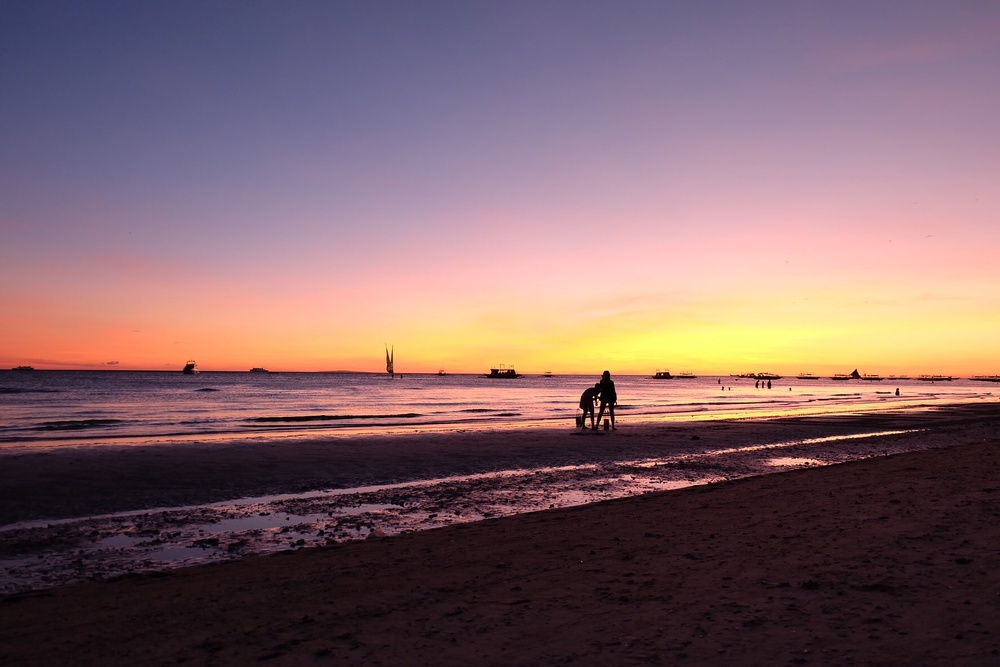
#> input picture Assessment - 2/lilac.jpg, 1000 x 667 px, shrunk from 1776 x 1184 before the run, found by its file name
$ jupyter execute 'Image Filtering using Convolution and entropy.ipynb'
#> lines starting #> are read from the running program, lines starting #| are printed output that depends on the picture
### 20MAI0077 - Vivek Dadhich

### Github link - https://github.com/vivek20dadhich/CSE6037-Deep-Learning-and-its-Applications-Lab-Assignments

### Image Filtering using Convolution and entropy
<br></br>

[cell 1]
#importing packages

import cv2
import numpy as np
import matplotlib.pyplot as plt

[cell 2]
#loading image

img = cv2.imread('C:/Users/Vivek/Pictures/lilac.jpg')
#> img is the input picture: shape (667, 1000, 3); mean B, G, R 103.7, 98.9, 126.9
img = cv2.cvtColor(img, cv2.COLOR_BGR2RGB)
fig, ax = plt.subplots(1, figsize=(8,6))
plt.imshow(img)

### entropy of original image

[cell 3]
import numpy as np
marg = np.histogramdd(np.ravel(img), bins = 256)[0]/img.size
#> marg = 256 values, max 0.0287 at index 255, min 0.000579 at index 1, mean 0.00391
marg = list(filter(lambda p: p > 0, np.ravel(marg)))
entropy = -np.sum(np.multiply(marg, np.log2(marg)))
#> entropy = 7.64
entropy
#> Out = 7.64

<br></br>

## 1. filter size (3**3)

[cell 4]
kernel_3 = np.ones((3, 3), np.float32)
kernel_3

[cell 5]
img_3 = cv2.filter2D(img, -1, kernel_3)
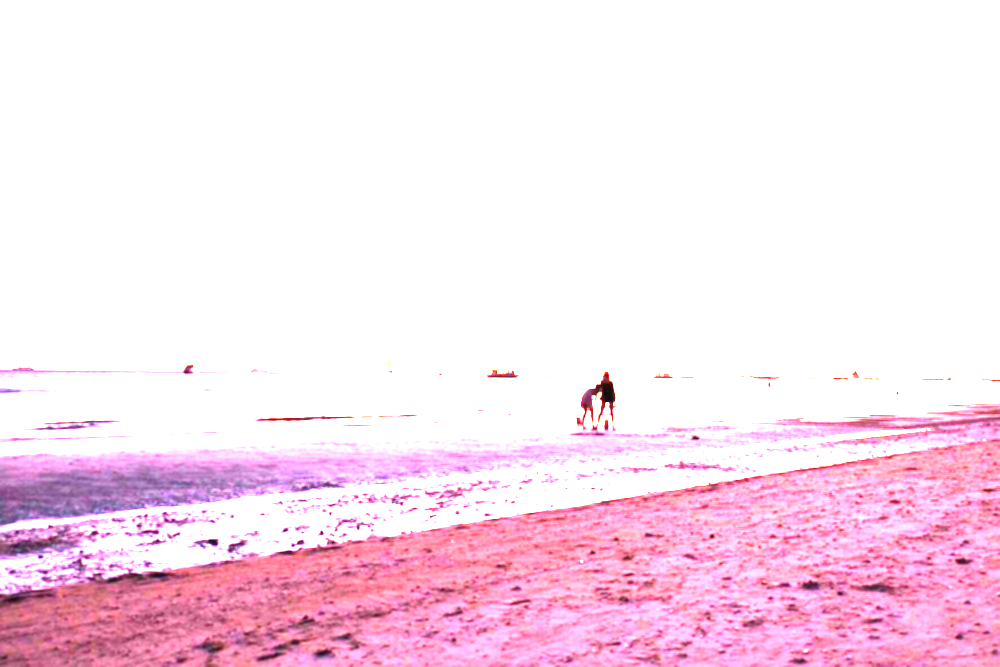
#> img_3: shape (667, 1000, 3); mean R, G, B 250.6, 225.1, 238.9
fig, ax = plt.subplots(1, figsize=(8,6))
plt.imshow(img_3)

### entropy of filtered image by 3*3 filter having stride = 1 and NO zero-padding

[cell 6]
marg = np.histogramdd(np.ravel(img_3), bins = 256)[0]/img_3.size
#> marg = 256 values, max 0.788 at index 255, min 5e-07 at index 0, mean 0.00391
marg = list(filter(lambda p: p > 0, np.ravel(marg)))
entropy_3 = -np.sum(np.multiply(marg, np.log2(marg)))
#> entropy_3 = 2.32
entropy_3
#> Out = 2.32

<br></br>

## filter size 5*5

[cell 7]
kernel_5 = np.ones((5, 5), np.float32)
kernel_5

[cell 8]
img_5 = cv2.filter2D(img, -1, kernel_5)
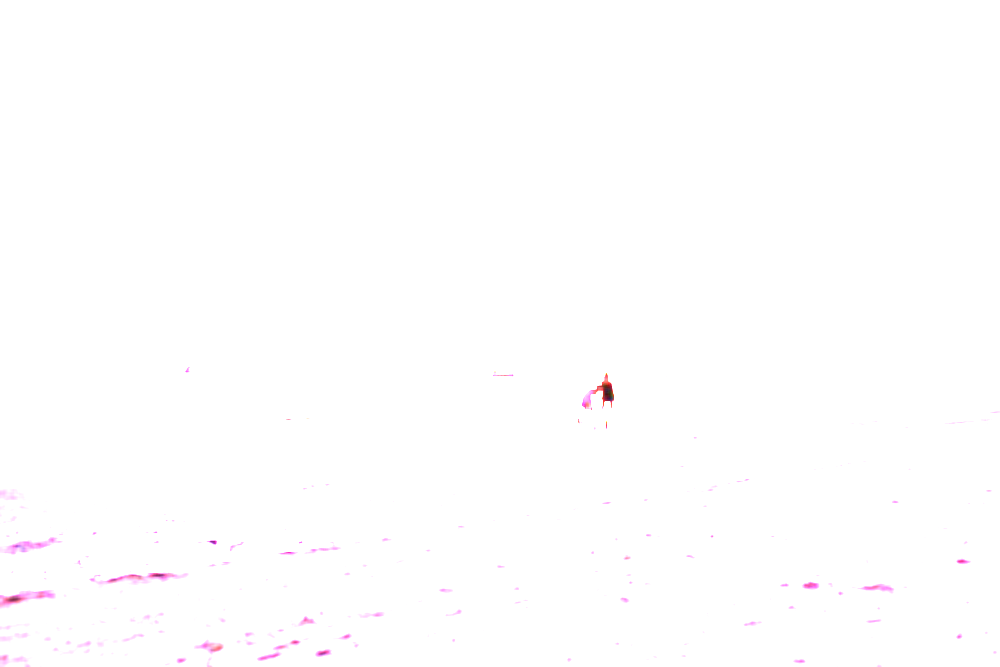
#> img_5: shape (667, 1000, 3); mean R, G, B 254.9, 254.4, 254.8
fig, ax = plt.subplots(1, figsize=(8,6))
plt.imshow(img_5)

### entropy of filtered image by 5*5 filter having stride = 1 and NO zero-padding

[cell 9]
marg = np.histogramdd(np.ravel(img_5), bins = 256)[0]/img_5.size
#> marg = 256 values, max 0.995 at index 255, min 0 at index 5, mean 0.00391
marg = list(filter(lambda p: p > 0, np.ravel(marg)))
#> marg = 239 values, max 0.995 at index 238, min 5e-07 at index 0, mean 0.00418
entropy_5 = -np.sum(np.multiply(marg, np.log2(marg)))
#> entropy_5 = 0.0796
entropy_5
#> Out = 0.0796

<br></br>

## 2. filter size 3*3 and stride = 2

[cell 10]
img_gray = cv2.cvtColor(img, cv2.COLOR_BGR2GRAY)
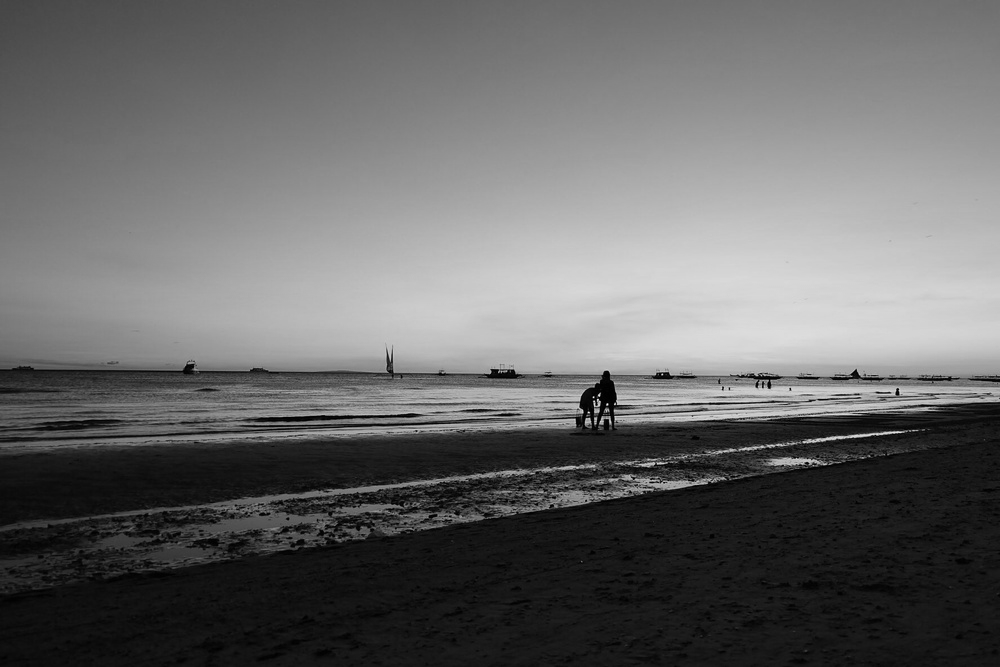
#> img_gray: shape (667, 1000); min 0, max 246, mean 103.5
output_3_stride2 = np.zeros_like(img)

def convolve_stride(image, kernel, strides=2):
    # Cross Correlation
#> called with kernel = array of shape (3, 3), strides = 2
    kernel = np.flipud(np.fliplr(kernel))

    # Gather Shapes of Kernel + Image
    xKernShape = kernel.shape[0]
    yKernShape = kernel.shape[1]
    xImgShape = image.shape[0]
#> xImgShape = 667
    yImgShape = image.shape[0]
#> yImgShape = 667

    # Shape of Output Convolution
    xOutput = int(((xImgShape - xKernShape + 2) / strides) + 1)
#> xOutput = 334
    yOutput = int(((yImgShape - yKernShape + 2) / strides) + 1)
#> yOutput = 334
    output_3_stride2 = np.zeros((xOutput, yOutput))

 # Iterate through image
    for y in range(image.shape[1]):
        # Exit Convolution
        if y > image.shape[1] - yKernShape:
            break
        # Only Convolve if y has gone down by the specified Strides
        if y % strides == 0:
            for x in range(image.shape[0]):
                # Go to next row once kernel is out of bounds
                if x > image.shape[0] - xKernShape:
                    break
                try:
                    # Only Convolve if x has moved by the specified Strides
                    if x % strides == 0:
                        output_3_stride2[x, y] = (kernel * img[x: x + xKernShape, y: y + yKernShape]).sum()
                except:
                    break
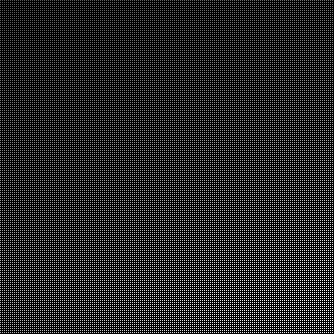
#> output_3_stride2: shape (334, 334) float64; min 0, max 5463, mean 870.9; drawn with min black and max white
    return output_3_stride2

if __name__ == '__main__':
    # Grayscale Image
    image = img

    # Edge Detection Kernel
    kernel = kernel_3

    # Convolve and Save Output
    output_3_stride2 = convolve_stride(image, kernel)
    fig, ax = plt.subplots(1)
    plt.imshow(output_3_stride2)

### entropy of filtered image by 3*3 filter having stride = 2 and NO zero-padding

[cell 11]
marg = np.histogramdd(np.ravel(output_3_stride2), bins = 256)[0]/output_3_stride2.size
#> marg = 256 values, max 0.75 at index 0, min 0 at index 1, mean 0.00391
marg = list(filter(lambda p: p > 0, np.ravel(marg)))
#> marg = 169 values, max 0.75 at index 0, min 0.000143 at index 1, mean 0.00592
entropy_3_stride = -np.sum(np.multiply(marg, np.log2(marg)))
#> entropy_3_stride = 2.63
entropy_3_stride
#> Out = 2.63

<br></br>

## filter size 5*5 and stride = 2

[cell 12]
img_gray = cv2.cvtColor(img, cv2.COLOR_BGR2GRAY)
output_5_stride2 = np.zeros_like(img)

def convolve_stride(image, kernel, strides=2):
    # Cross Correlation
#> called with kernel = array of shape (5, 5), strides = 2
    kernel = np.flipud(np.fliplr(kernel))

    # Gather Shapes of Kernel + Image
    xKernShape = kernel.shape[0]
    yKernShape = kernel.shape[1]
    xImgShape = image.shape[0]
#> xImgShape = 667
    yImgShape = image.shape[0]
#> yImgShape = 667

    # Shape of Output Convolution
    xOutput = int(((xImgShape - xKernShape + 2) / strides) + 1)
#> xOutput = 333
    yOutput = int(((yImgShape - yKernShape + 2) / strides) + 1)
#> yOutput = 333
    output_5_stride2 = np.zeros((xOutput, yOutput))

 # Iterate through image
    for y in range(image.shape[1]):
        # Exit Convolution
        if y > image.shape[1] - yKernShape:
            break
        # Only Convolve if y has gone down by the specified Strides
        if y % strides == 0:
            for x in range(image.shape[0]):
                # Go to next row once kernel is out of bounds
                if x > image.shape[0] - xKernShape:
                    break
                try:
                    # Only Convolve if x has moved by the specified Strides
                    if x % strides == 0:
                        output_5_stride2[x, y] = (kernel * img[x: x + xKernShape, y: y + yKernShape]).sum()
                except:
                    break
#> output_5_stride2: shape (333, 333) float64; every value is 0
    return output_5_stride2

if __name__ == '__main__':
    # Grayscale Image
    image = img

    # Edge Detection Kernel
    kernel = kernel_5

    # Convolve and Save Output
    output_5_stride2 = convolve_stride(image, kernel)
    fig, ax = plt.subplots(1)
    plt.imshow(output_5_stride2)

### entropy of filtered image by 5*5 filter having stride = 2 and NO zero-padding

[cell 13]
marg = np.histogramdd(np.ravel(output_5_stride2), bins = 256)[0]/output_5_stride2.size
#> marg = 256 values, max 1 at index 128, min 0 at index 0, mean 0.00391
marg = list(filter(lambda p: p > 0, np.ravel(marg)))
#> marg = [1]
entropy_3_stride = -np.sum(np.multiply(marg, np.log2(marg)))
#> entropy_3_stride = 0
entropy_3_stride
#> Out = 0

<br></br>

## 3. filter size 3*3 and stride = 1, with Zero-padding

[cell 14]
img_gray = cv2.cvtColor(img, cv2.COLOR_BGR2GRAY)
output_3 = np.zeros_like(img)

# Add zero padding to the input image
image_padded_3 = np.zeros((img_gray.shape[0] + 2, img_gray.shape[1] + 2))
image_padded_3
image_padded_3[1:-1, 1:-1] = img_gray

 # Loop over every pixel of the image
for x in range(img_gray.shape[1]):
    for y in range(img_gray.shape[0]):
        # element-wise multiplication of the kernel and the image
        output_3[y, x]=(kernel_3 * image_padded_3[y: y+3, x: x+3]).sum()
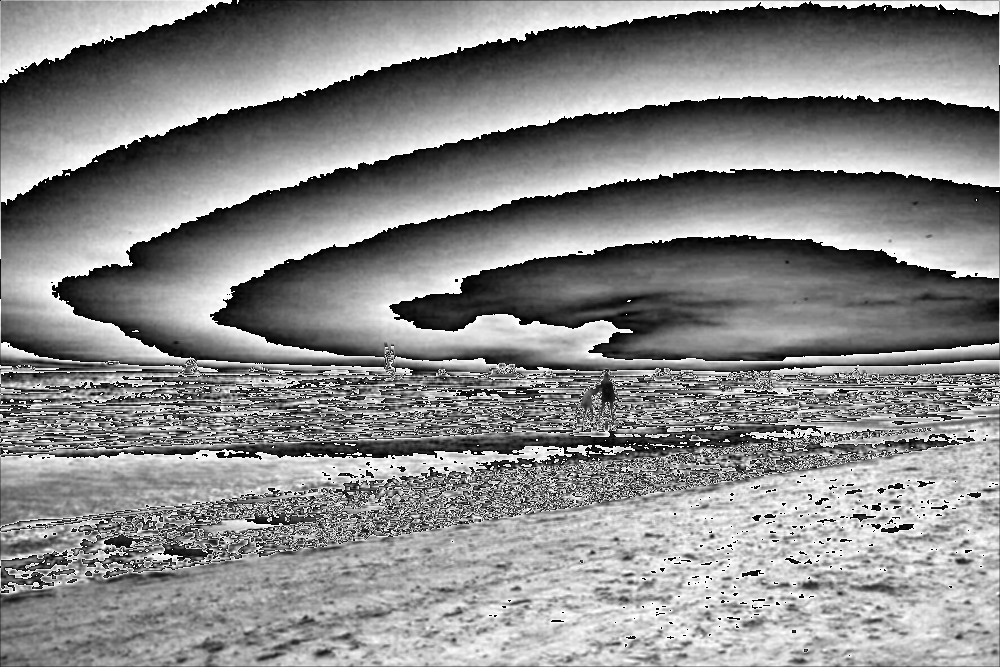
#> output_3: shape (667, 1000, 3); min 0, max 255, mean 137.4
plt.imshow(output_3)
kernel_3

### entropy of 3*3 filtered image with zero-padding

[cell 15]
marg = np.histogramdd(np.ravel(output_3), bins = 256)[0]/output_3.size
#> marg = 256 values, max 0.00533 at index 204, min 0.00288 at index 76, mean 0.00391
marg = list(filter(lambda p: p > 0, np.ravel(marg)))
entropy_3_padding = -np.sum(np.multiply(marg, np.log2(marg)))
#> entropy_3_padding = 7.98
entropy_3_padding
#> Out = 7.98

<br></br>

## filter size 5*5 and stride = 1, with Zero-padding

[cell 16]
# Add zero padding to the input image
image_padded_5 = np.zeros((img_gray.shape[0] + 2, img_gray.shape[1] + 2))
image_padded_5[1:-1, 1:-1] = img_gray

#5*5 filter with zero padding
output_5 = cv2.filter2D(image_padded_5, -1, kernel_5)
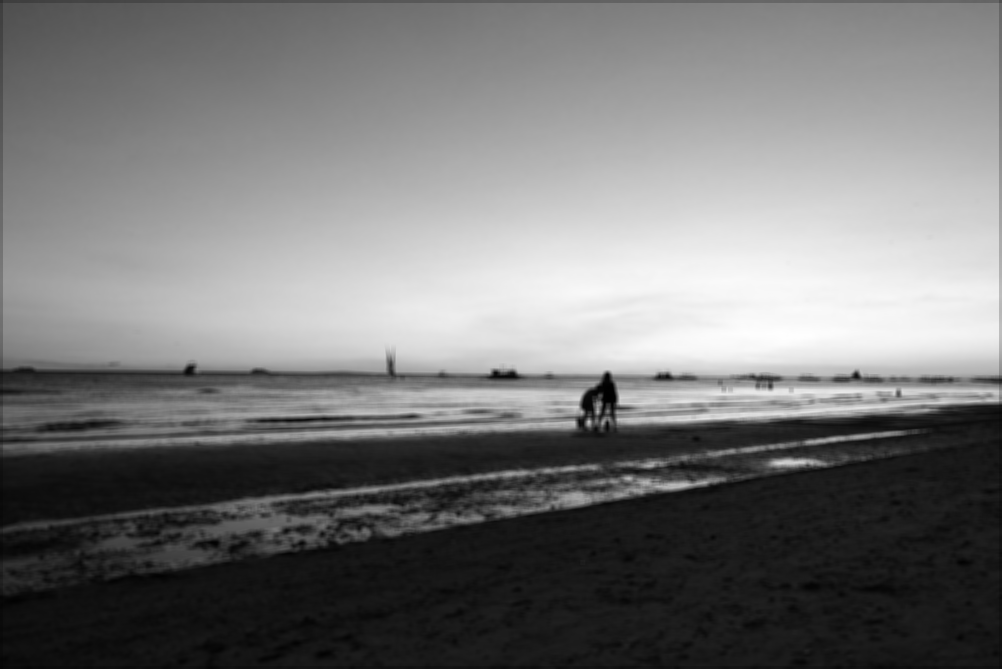
#> output_5: shape (669, 1002) float64; min 27, max 5500, mean 2578.9; drawn with min black and max white
fig, ax = plt.subplots(1, figsize=(8,6))
plt.imshow(output_5)
kernel_5

### entropy of 5*5 filtered image with zero-padding

[cell 17]
marg = np.histogramdd(np.ravel(output_5), bins = 256)[0]/output_5.size
#> marg = 256 values, max 0.0209 at index 24, min 8.2e-05 at index 0, mean 0.00391
marg = list(filter(lambda p: p > 0, np.ravel(marg)))
entropy_3_padding = -np.sum(np.multiply(marg, np.log2(marg)))
#> entropy_3_padding = 7.59
entropy_3_padding
#> Out = 7.59
